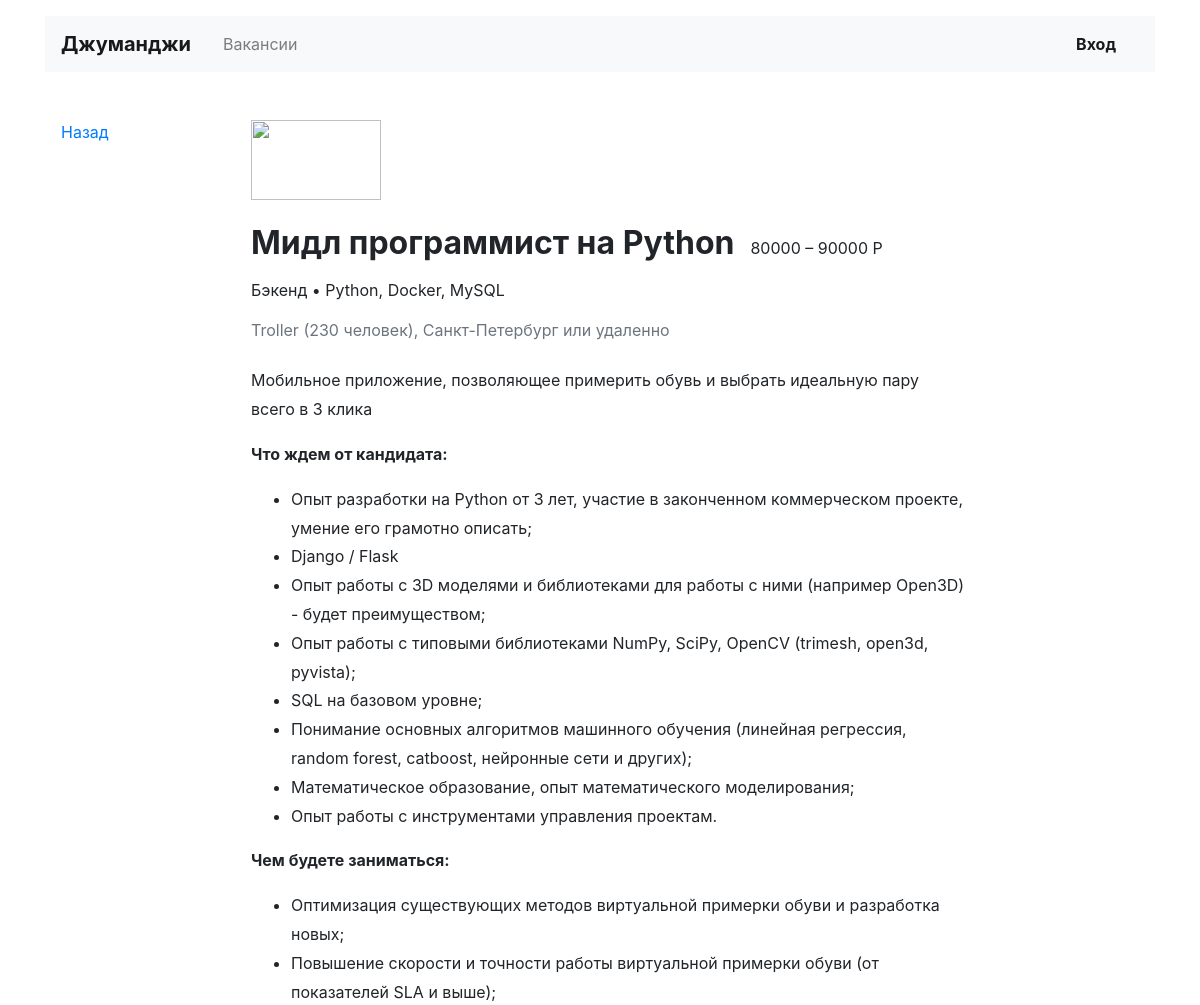
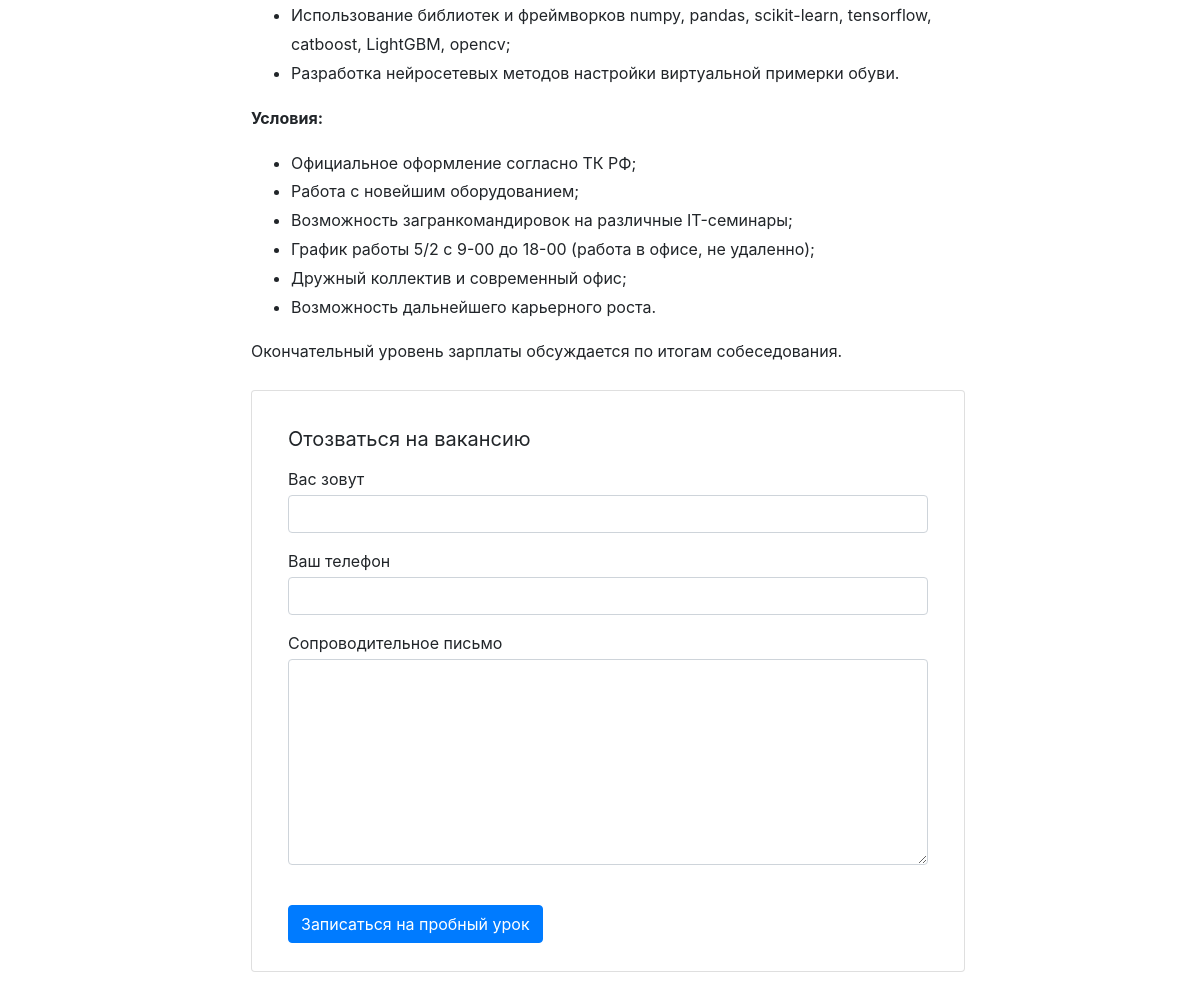
Screenshot of /vacancies/4 with the database file from the repository (2 pictures, top to bottom).
### vacancies/models.py (models this page shows)
class Vacancy(models.Model):
    title = models.CharField(max_length=64)
    specialty = models.ForeignKey(Specialty, on_delete=models.CASCADE, related_name="vacancies")
    company = models.ForeignKey(Company, on_delete=models.CASCADE, related_name="vacancies")
    skills = models.CharField(max_length=64)
    description = models.TextField()
    salary_min = models.IntegerField()
    salary_max = models.IntegerField()
    published_at = models.DateField()

class Specialty(models.Model):
    code = models.CharField(max_length=64)
    title = models.CharField(max_length=64)
    picture = models.URLField(default='https://place-hold.it/100x60')

class Company(models.Model):
    name = models.CharField(max_length=64)
    location = models.CharField(max_length=64)
    logo = models.URLField(default='https://place-hold.it/100x60')
    description = models.TextField()
    employee_count = models.IntegerField()

### vacancies/views.py (the view)
# urls.py: path('vacancies/<int:vacansy_id>', views.VacancyView.as_view()),
class VacancyView(TemplateView):
    template_name = 'vacancy.html'
    def get_context_data(self, vacansy_id, **kwargs):
        vacansy = get_object_or_404(Vacancy, id=vacansy_id)
        return {
            'vacansy': vacansy,
        }

### vacancies/templates/vacancy.html
{% extends 'base.html' %}
{% block content %}
  <main class="container mt-3 pb-5">
    <div class="row mt-5">
      <div class="col-12 col-lg-2">
        <div class="pl-3 mb-5">
          <p><a href="#">Назад</a></p>
        </div>
      </div>
      <div class="col-12 col-lg-8">
        <section class="pl-3">
          <a href="#"><img src="https://place-hold.it/130x80" width="130" height="80" alt=""></a>
          <div class="d-flex align-items-baseline align-content-baseline">
            <h1 class="h2 mt-4 font-weight-bold" >{{ vacansy.title }}</h1>
            <p class="m-0 pl-3">{{ vacansy.salary_min }} – {{ vacansy.salary_max }} Р</p>
          </div>
          <p class="mt-2">{{ vacansy.specialty.title }} • {{ vacansy.skills }}</p>
          <p class="text-muted mb-4">{{ vacansy.company.name|capfirst }} ({{ vacansy.company.employee_count }} человек), {{ vacansy.company.location }} или удаленно</p>
          <div style="line-height: 1.8;">
            <p>{{ vacansy.company.description }}</p>
              {{ vacansy.description|safe }}
          </div>
          <form action="/echo" class="card mt-4 mb-3" enctype="multipart/form-data">
            <div class="card-body mx-3">
              <p class="h5 mt-3 font-weight-normal">Отозваться на вакансию</p>
              <div class="form-group">
                <label class="mb-1 mt-2" for="userName">Вас зовут</label>
                <input class="form-control" type="text" placeholder="" id="userName">
              </div>
              <div class="form-group">
                <label class="mb-1" for="userPhone">Ваш телефон</label>
                <input class="form-control" type="tel" placeholder="" id="userPhone">
              </div>
              <div class="form-group">
                <label class="mb-1" for="userMsg" >Сопроводительное письмо</label>
                <textarea class="form-control" rows="8" id="userMsg"></textarea>
              </div>
              <input type="submit" class="btn btn-primary mt-4 mb-2" value="Записаться на пробный урок">
            </div>
          </form>
        </section>
      </div>
    </div>
  </main>
{% endblock %}

### rows the page displays
Vacancy: title "Мидл программист на Python", salary_min "80000", salary_max "90000", specialty "Бэкенд", skills "Python, Docker, MySQL", company.name "Troller", company.employee_count "230", company.location "Санкт-Петербург", company.description "Мобильное приложение, позволяющее примерить обувь и выбрать идеальную пару всего в 3 клика", description "Что ждем от кандидата: Опыт разработки на Python от 3 лет, участие в законченном коммерческом проекте, умение его грамотно описать; Django / Flask Опыт работы с 3D моделями и библиотеками для работы с ними (например Open3D) - будет преимуществом; Опыт работы с типовыми библиотеками NumPy, SciPy, OpenCV (trimesh, open3d, pyvista); SQL на базовом уровне; Понимание основных алгоритмов машинного обучения (линейная регрессия, random forest, catboost, нейронные сети и других); Математическое образование, опыт математического моделирования; Опыт работы с инструментами управления проектам. Чем будете заниматься: Оптимизация существующих методов виртуальной примерки обуви и разработка новых;…"
